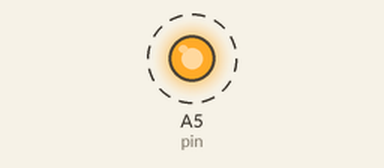
A sketch run on a simulated Arduino Uno, built with avr-gcc and run on an emulated ATmega328P. Shown: output pins drawn as LEDs (lit = HIGH). Dashed ring = blinking.

Above: at 0.5 s.
Timing chart, 0 to 4.6 s (numbered marks = the images above):
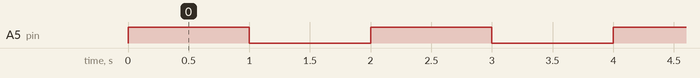

The sketch:

blink_test.ino
```cpp
int pin = A5;

void setup() {
  pinMode(pin, OUTPUT);
  //analogWrite(pin, 64);
}

void loop() {
  digitalWrite(pin, HIGH);
  delay(1000);
  digitalWrite(pin, LOW);
  delay(1000);
}
```

Measured:
- by itself, A5 (pin): alternates HIGH for 1.0 s and LOW for 1.0 s
